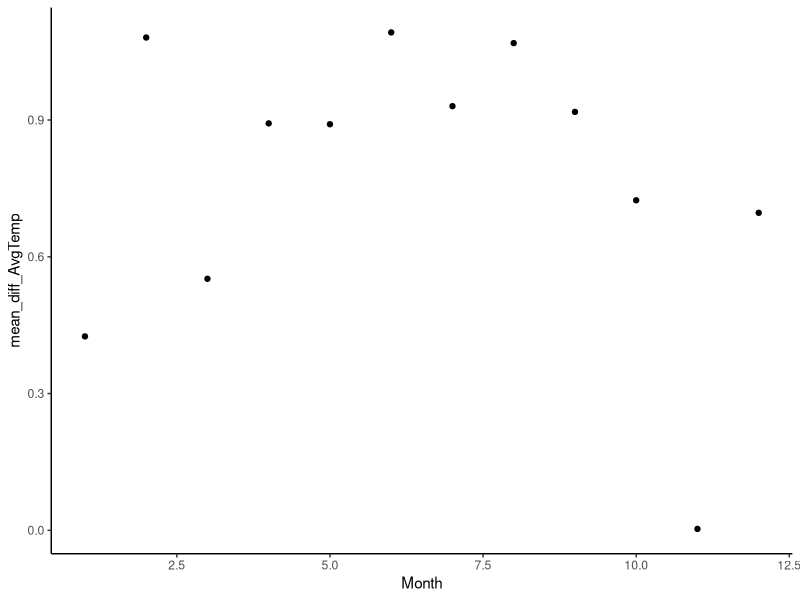
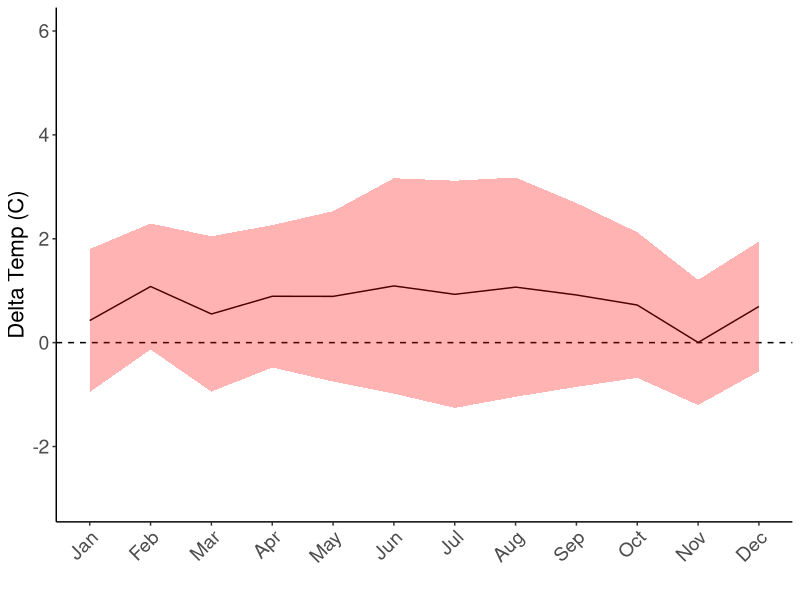
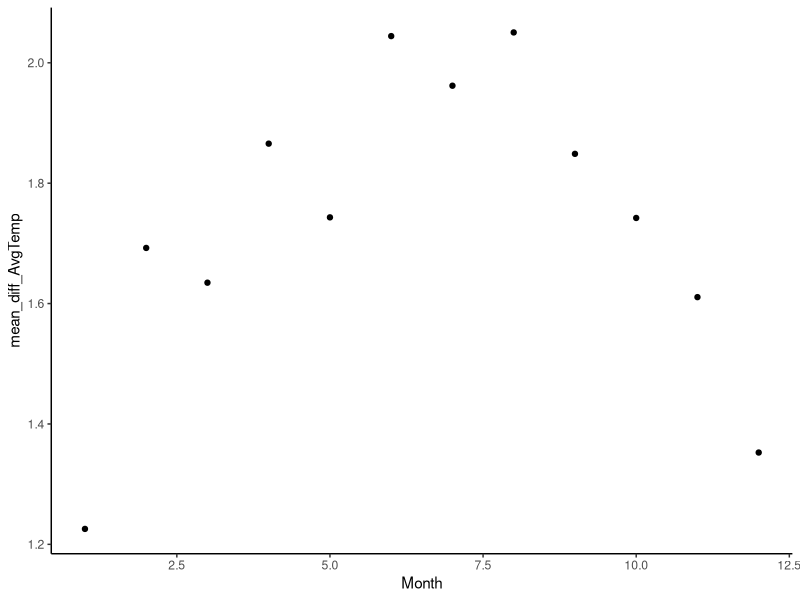
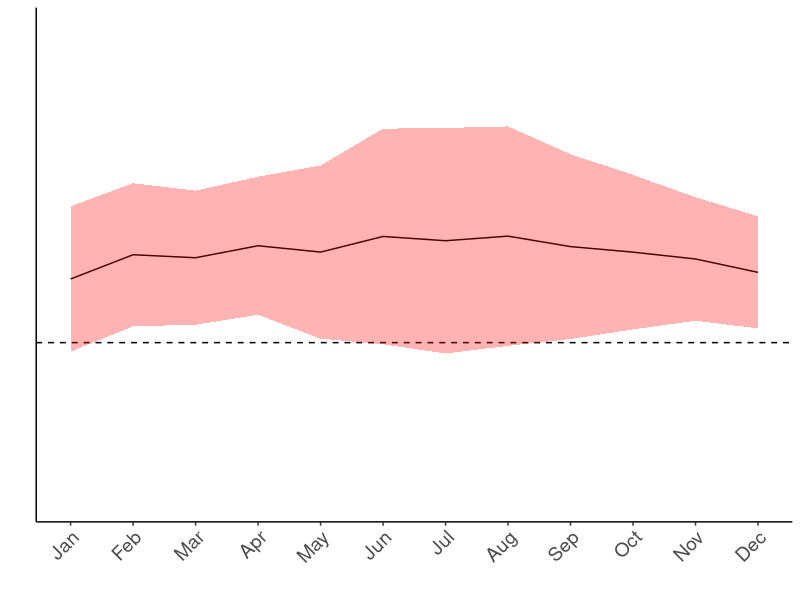
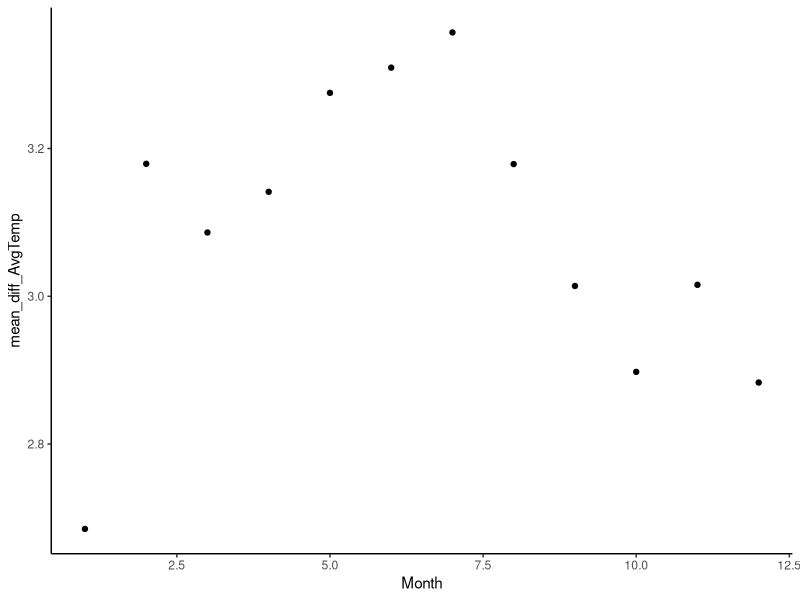
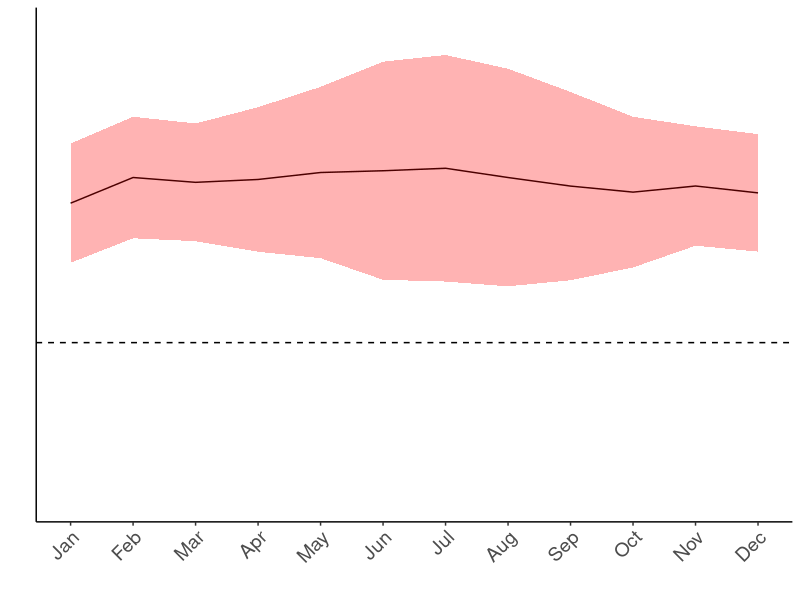
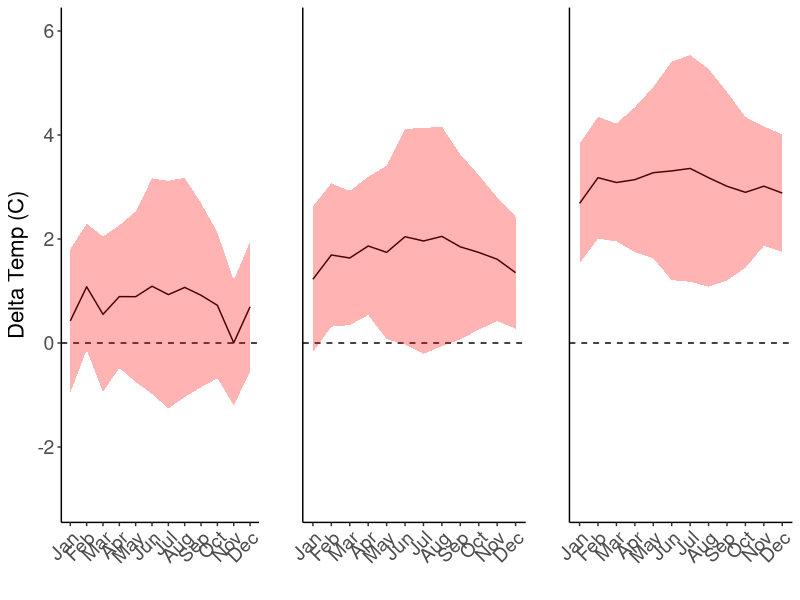
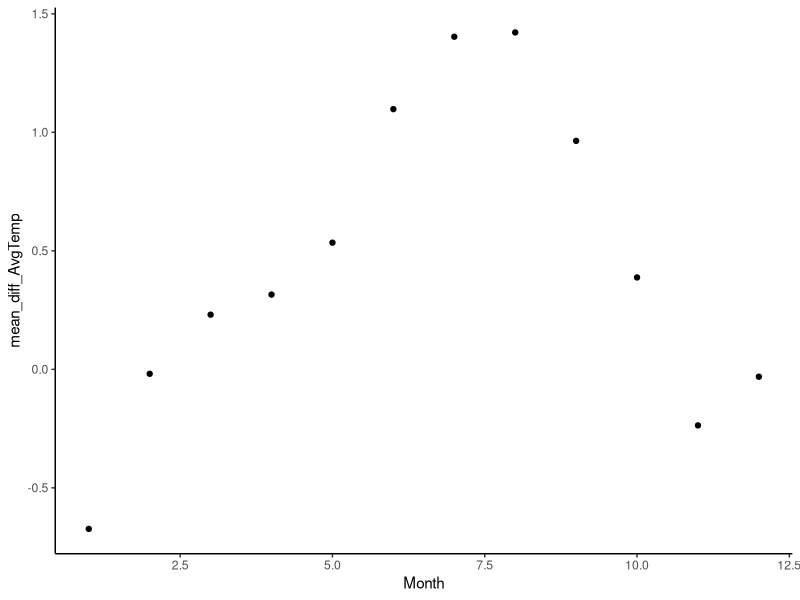

Generate these figures, in order, with R:
## ---- chunk 1

rm(list = ls())

library(ggplot2)
library(ggpubr)
## ---- chunk 2
#2030
MonthlyStatsCRD45_2030 <- read.csv("MonthlyStatsCRD45_2030.csv") 
MonthlyStatsCRD85_2030 <- read.csv("MonthlyStatsCRD85_2030.csv") 

#2060
MonthlyStatsCRD45_2060 <- read.csv("MonthlyStatsCRD45_2060.csv") 
MonthlyStatsCRD85_2060 <- read.csv("MonthlyStatsCRD85_2060.csv") 

#2090
MonthlyStatsCRD45_2090 <- read.csv("MonthlyStatsCRD45_2090.csv") 
MonthlyStatsCRD85_2090 <- read.csv("MonthlyStatsCRD85_2090.csv") 

## ---- chunk 3
# 2. Monthly averages across ponds
ggplot(data = MonthlyStatsCRD85_2030, aes(x = Month)) +
  geom_point(aes(y = mean_diff_AvgTemp)) +
  theme_classic()

# Convert Month from character to numeric to ensure proper ordering in ggplot
MonthlyStatsCRD85_2030$Month <- as.numeric(MonthlyStatsCRD85_2030$Month)

# Plot using ggplot
MonthlyStatsCRD85_2030Plot <- ggplot(data = MonthlyStatsCRD85_2030, aes(x = Month)) +
  geom_line(aes(y = mean_diff_AvgTemp)) +  # Point plot with mean values
  geom_hline(yintercept = 0, linetype = "dashed", color = "black") +  # Horizontal dashed line at y = 0
  geom_ribbon(aes(ymin = mean_diff_AvgTemp - sd_diff_AvgTemp, ymax = mean_diff_AvgTemp + sd_diff_AvgTemp), fill = "red", alpha = 0.3) +  # Ribbon for positive and negative error based on sd values
  scale_x_continuous(breaks = 1:12, labels = month.abb) +  # Adjust x-axis labels to show month abbreviations
  ylim(-3,6)+
  theme_classic() +
  labs(x = "", y = "Delta Temp (C)") +
  theme(axis.text.x = element_text(angle = 45, hjust = 1)) +
  theme(axis.title = element_text(size = 16),
        axis.text = element_text(size = 14))
MonthlyStatsCRD85_2030Plot
## ---- chunk 4
# 2. Monthly averages across ponds
ggplot(data = MonthlyStatsCRD85_2060, aes(x = Month)) +
  geom_point(aes(y = mean_diff_AvgTemp)) +
  theme_classic()

# Convert Month from character to numeric to ensure proper ordering in ggplot
MonthlyStatsCRD85_2060$Month <- as.numeric(MonthlyStatsCRD85_2060$Month)

# Plot using ggplot
MonthlyStatsCRD85_2060Plot <- ggplot(data = MonthlyStatsCRD85_2060, aes(x = Month)) +
  geom_line(aes(y = mean_diff_AvgTemp)) +  # Point plot with mean values
  geom_hline(yintercept = 0, linetype = "dashed", color = "black") +  # Horizontal dashed line at y = 0
  geom_ribbon(aes(ymin = mean_diff_AvgTemp - sd_diff_AvgTemp, ymax = mean_diff_AvgTemp + sd_diff_AvgTemp), fill = "red", alpha = 0.3) +  # Ribbon for positive and negative error based on sd values
  scale_x_continuous(breaks = 1:12, labels = month.abb) +  # Adjust x-axis labels to show month abbreviations
  ylim(-3,6)+
  theme_classic() +
  labs(x = "", y = "") +
  theme(axis.text.x = element_text(angle = 45, hjust = 1)) +
  theme(axis.title = element_text(size = 16),
        axis.text = element_text(size = 14))+
  theme(axis.text.y = element_blank(),  # Remove Y-axis tick mark labels
        axis.ticks.y = element_blank())
MonthlyStatsCRD85_2060Plot
## ---- chunk 5
# 2. Monthly averages across ponds
ggplot(data = MonthlyStatsCRD85_2090, aes(x = Month)) +
  geom_point(aes(y = mean_diff_AvgTemp)) +
  theme_classic()

# Convert Month from character to numeric to ensure proper ordering in ggplot
MonthlyStatsCRD85_2090$Month <- as.numeric(MonthlyStatsCRD85_2090$Month)

# Plot using ggplot
MonthlyStatsCRD85_2090Plot <- ggplot(data = MonthlyStatsCRD85_2090, aes(x = Month)) +
  geom_line(aes(y = mean_diff_AvgTemp)) +  # Point plot with mean values
  geom_hline(yintercept = 0, linetype = "dashed", color = "black") +  # Horizontal dashed line at y = 0
  geom_ribbon(aes(ymin = mean_diff_AvgTemp - sd_diff_AvgTemp, ymax = mean_diff_AvgTemp + sd_diff_AvgTemp), fill = "red", alpha = 0.3) +  # Ribbon for positive and negative error based on sd values
  scale_x_continuous(breaks = 1:12, labels = month.abb) +  # Adjust x-axis labels to show month abbreviations
  ylim(-3,6)+
  theme_classic() +
  theme(axis.text.x = element_text(angle = 45, hjust = 1)) +
  labs(x = "", y = "") +
  theme(axis.title = element_text(size = 16),
        axis.text = element_text(size = 14))+
  theme(axis.text.y = element_blank(),  # Remove Y-axis tick mark labels
        axis.ticks.y = element_blank())
MonthlyStatsCRD85_2090Plot
## ---- chunk 6
ggarrange(MonthlyStatsCRD85_2030Plot, MonthlyStatsCRD85_2060Plot, MonthlyStatsCRD85_2090Plot, ncol = 3)
## ---- chunk 7
# 2. Monthly averages across ponds
ggplot(data = MonthlyStatsCRD45_2030, aes(x = Month)) +
  geom_point(aes(y = mean_diff_AvgTemp)) +
  theme_classic()

# Convert Month from character to numeric to ensure proper ordering in ggplot
MonthlyStatsCRD45_2030$Month <- as.numeric(MonthlyStatsCRD45_2030$Month)

# Plot using ggplot
MonthlyStatsCRD45_2030Plot <- ggplot(data = MonthlyStatsCRD45_2030, aes(x = Month)) +
  geom_line(aes(y = mean_diff_AvgTemp)) +  # Point plot with mean values
  geom_hline(yintercept = 0, linetype = "dashed", color = "black") +  # Horizontal dashed line at y = 0
  geom_ribbon(aes(ymin = mean_diff_AvgTemp - sd_diff_AvgTemp, ymax = mean_diff_AvgTemp + sd_diff_AvgTemp), fill = "blue", alpha = 0.3) +  # Ribbon for positive and negative error based on sd values
  scale_x_continuous(breaks = 1:12, labels = month.abb) +  # Adjust x-axis labels to show month abbreviations
  ylim(-3,6)+
  theme_classic() +
  labs(x = "", y = "Delta Temp (C)") +
  theme(axis.text.x = element_text(angle = 45, hjust = 1)) +
  theme(axis.title = element_text(size = 16),
        axis.text = element_text(size = 14))
MonthlyStatsCRD45_2030Plot
## ---- chunk 8
# 2. Monthly averages across ponds
ggplot(data = MonthlyStatsCRD45_2060, aes(x = Month)) +
  geom_point(aes(y = mean_diff_AvgTemp)) +
  theme_classic()

# Convert Month from character to numeric to ensure proper ordering in ggplot
MonthlyStatsCRD45_2060$Month <- as.numeric(MonthlyStatsCRD45_2060$Month)

# Plot using ggplot
MonthlyStatsCRD45_2060Plot <- ggplot(data = MonthlyStatsCRD45_2060, aes(x = Month)) +
  geom_line(aes(y = mean_diff_AvgTemp)) +  # Point plot with mean values
  geom_hline(yintercept = 0, linetype = "dashed", color = "black") +  # Horizontal dashed line at y = 0
  geom_ribbon(aes(ymin = mean_diff_AvgTemp - sd_diff_AvgTemp, ymax = mean_diff_AvgTemp + sd_diff_AvgTemp), fill = "blue", alpha = 0.3) +  # Ribbon for positive and negative error based on sd values
  scale_x_continuous(breaks = 1:12, labels = month.abb) +  # Adjust x-axis labels to show month abbreviations
  ylim(-3,6)+
  theme_classic() +
  labs(x = "", y = "") +
  theme(axis.text.x = element_text(angle = 45, hjust = 1)) +
  theme(axis.title = element_text(size = 16),
        axis.text = element_text(size = 14))+
  theme(axis.text.y = element_blank(),  # Remove Y-axis tick mark labels
        axis.ticks.y = element_blank())
MonthlyStatsCRD45_2060Plot
## ---- chunk 9
# 2. Monthly averages across ponds
ggplot(data = MonthlyStatsCRD45_2090, aes(x = Month)) +
  geom_point(aes(y = mean_diff_AvgTemp)) +
  theme_classic()

# Convert Month from character to numeric to ensure proper ordering in ggplot
MonthlyStatsCRD45_2090$Month <- as.numeric(MonthlyStatsCRD45_2090$Month)

# Plot using ggplot
MonthlyStatsCRD45_2090Plot <- ggplot(data = MonthlyStatsCRD45_2090, aes(x = Month)) +
  geom_line(aes(y = mean_diff_AvgTemp)) +  # Point plot with mean values
  geom_hline(yintercept = 0, linetype = "dashed", color = "black") +  # Horizontal dashed line at y = 0
  geom_ribbon(aes(ymin = mean_diff_AvgTemp - sd_diff_AvgTemp, ymax = mean_diff_AvgTemp + sd_diff_AvgTemp), fill = "blue", alpha = 0.3) +  # Ribbon for positive and negative error based on sd values
  scale_x_continuous(breaks = 1:12, labels = month.abb) +  # Adjust x-axis labels to show month abbreviations
  ylim(-3,6)+
  theme_classic() +
  theme(axis.text.x = element_text(angle = 45, hjust = 1)) +
  labs(x = "", y = "") +
  theme(axis.title = element_text(size = 16),
        axis.text = element_text(size = 14))+
  theme(axis.text.y = element_blank(),  # Remove Y-axis tick mark labels
        axis.ticks.y = element_blank())
MonthlyStatsCRD45_2090Plot
## ---- chunk 10
ggarrange(MonthlyStatsCRD45_2030Plot, MonthlyStatsCRD45_2060Plot, MonthlyStatsCRD45_2090Plot, ncol = 3)
## ---- chunk 11
MonthlyStatsCRD_2030Plot <- ggplot() +
  geom_line(data = MonthlyStatsCRD45_2030, aes(x = Month, y = mean_diff_AvgTemp, color = "4.5")) +
  geom_line(data = MonthlyStatsCRD85_2030, aes(x = Month, y = mean_diff_AvgTemp, color = "8.5")) +
  geom_hline(yintercept = 0, linetype = "dashed", color = "black") +
  geom_ribbon(data = MonthlyStatsCRD45_2030, aes(x = Month, ymin = mean_diff_AvgTemp - sd_diff_AvgTemp, ymax = mean_diff_AvgTemp + sd_diff_AvgTemp), fill = "blue", alpha = 0.3) +
  geom_ribbon(data = MonthlyStatsCRD85_2030, aes(x = Month, ymin = mean_diff_AvgTemp - sd_diff_AvgTemp, ymax = mean_diff_AvgTemp + sd_diff_AvgTemp), fill = "red", alpha = 0.3) +
  scale_x_continuous(breaks = 1:12, labels = month.abb) +
  ylim(-3, 6) +
  theme_classic() +
  labs(x = "", y = "Delta Temp (C)", color = "RCP") +  # Setting legend title
  theme(axis.text.x = element_text(angle = 45, hjust = 1),
        axis.title = element_text(size = 16),
        axis.text = element_text(size = 14)) +
  scale_color_manual(values = c("4.5" = "blue", "8.5" = "red"), labels = c("4.5", "8.5")) +  # Adjusting color scale
  theme(legend.position = "none")  # Removing the legend

MonthlyStatsCRD_2030Plot
## ---- chunk 12
MonthlyStatsCRD_2060Plot <- ggplot() +
  geom_line(data = MonthlyStatsCRD45_2060, aes(x = Month, y = mean_diff_AvgTemp, color = "4.5")) +
  geom_line(data = MonthlyStatsCRD85_2060, aes(x = Month, y = mean_diff_AvgTemp, color = "8.5")) +
  geom_hline(yintercept = 0, linetype = "dashed", color = "black") +
  geom_ribbon(data = MonthlyStatsCRD45_2060, aes(x = Month, ymin = mean_diff_AvgTemp - sd_diff_AvgTemp, ymax = mean_diff_AvgTemp + sd_diff_AvgTemp), fill = "blue", alpha = 0.3) +
  geom_ribbon(data = MonthlyStatsCRD85_2060, aes(x = Month, ymin = mean_diff_AvgTemp - sd_diff_AvgTemp, ymax = mean_diff_AvgTemp + sd_diff_AvgTemp), fill = "red", alpha = 0.3) +
  scale_x_continuous(breaks = 1:12, labels = month.abb) +
  ylim(-3, 6) +
  theme_classic() +
  labs(x = "", y = "", color = "RCP") + # Setting legend title
  theme(axis.text.x = element_text(angle = 45, hjust = 1),
        axis.title = element_text(size = 16),
        axis.text = element_text(size = 14))+
  theme(axis.text.y = element_blank(),  # Remove Y-axis tick mark labels
        axis.ticks.y = element_blank()) +
  scale_color_manual(values = c("4.5" = "blue", "8.5" = "red"), labels = c("4.5", "8.5")) + # Adjusting color scale  
  theme(legend.position = "none")  # Removing the legend

MonthlyStatsCRD_2060Plot
## ---- chunk 13
MonthlyStatsCRD_2090Plot <- ggplot() +
  geom_line(data = MonthlyStatsCRD45_2090, aes(x = Month, y = mean_diff_AvgTemp, color = "4.5")) +
  geom_line(data = MonthlyStatsCRD85_2090, aes(x = Month, y = mean_diff_AvgTemp, color = "8.5")) +
  geom_hline(yintercept = 0, linetype = "dashed", color = "black") +
  geom_ribbon(data = MonthlyStatsCRD45_2090, aes(x = Month, ymin = mean_diff_AvgTemp - sd_diff_AvgTemp, ymax = mean_diff_AvgTemp + sd_diff_AvgTemp), fill = "blue", alpha = 0.3) +
  geom_ribbon(data = MonthlyStatsCRD85_2090, aes(x = Month, ymin = mean_diff_AvgTemp - sd_diff_AvgTemp, ymax = mean_diff_AvgTemp + sd_diff_AvgTemp), fill = "red", alpha = 0.3) +
  scale_x_continuous(breaks = 1:12, labels = month.abb) +
  ylim(-3, 6) +
  theme_classic() +
  labs(x = "", y = "", color = "RCP") + #setting the legend title
  theme(axis.title = element_text(size = 16),
        axis.text = element_text(size = 14))+
  theme(axis.text.x = element_text(angle = 45, hjust = 1),
        axis.text.y = element_blank(),  # Remove Y-axis tick mark labels
        axis.ticks.y = element_blank())+
  scale_color_manual(values = c("4.5" = "blue", "8.5" = "red"), labels = c("4.5", "8.5")) + # Adjusting color scale  
  theme(legend.position = "none")  # Removing the legend

MonthlyStatsCRD_2090Plot
## ---- chunk 14
MonthlyStatsCRD <- ggarrange(MonthlyStatsCRD_2030Plot, MonthlyStatsCRD_2060Plot, MonthlyStatsCRD_2090Plot, ncol = 3)
MonthlyStatsCRD
ggsave("DeltaMonthCRD.png", plot = MonthlyStatsCRD, width = 12, height = 3)
## ---- chunk 15
#2030
MonthlyStatsYF45_2030 <- read.csv("MonthlyStatsYF45_2030.csv") 
MonthlyStatsYF85_2030 <- read.csv("MonthlyStatsYF85_2030.csv") 

#2060
MonthlyStatsYF45_2060 <- read.csv("MonthlyStatsYF45_2060.csv") 
MonthlyStatsYF85_2060 <- read.csv("MonthlyStatsYF85_2060.csv") 

#2090
MonthlyStatsYF45_2090 <- read.csv("MonthlyStatsYF45_2090.csv") 
MonthlyStatsYF85_2090 <- read.csv("MonthlyStatsYF85_2090.csv") 

## ---- chunk 16
# 2. Monthly averages across ponds
ggplot(data = MonthlyStatsYF85_2030, aes(x = Month)) +
  geom_point(aes(y = mean_diff_AvgTemp)) +
  theme_classic()

# Convert Month from character to numeric to ensure proper ordering in ggplot
MonthlyStatsYF85_2030$Month <- as.numeric(MonthlyStatsYF85_2030$Month)

# Plot using ggplot
MonthlyStatsYF85_2030Plot <- ggplot(data = MonthlyStatsYF85_2030, aes(x = Month)) +
  geom_line(aes(y = mean_diff_AvgTemp)) +  # Point plot with mean values
  geom_hline(yintercept = 0, linetype = "dashed", color = "black") +  # Horizontal dashed line at y = 0
  geom_ribbon(aes(ymin = mean_diff_AvgTemp - sd_diff_AvgTemp, ymax = mean_diff_AvgTemp + sd_diff_AvgTemp), fill = "red", alpha = 0.3) +  # Ribbon for positive and negative error based on sd values
  scale_x_continuous(breaks = 1:12, labels = month.abb) +  # Adjust x-axis labels to show month abbreviations
  ylim(-3,6)+
  theme_classic() +
  labs(x = "", y = "Delta Temp (C)") +
  theme(axis.text.x = element_text(angle = 45, hjust = 1)) +
  theme(axis.title = element_text(size = 16),
        axis.text = element_text(size = 14))
MonthlyStatsYF85_2030Plot
## ---- chunk 17
# 2. Monthly averages across ponds
ggplot(data = MonthlyStatsYF85_2060, aes(x = Month)) +
  geom_point(aes(y = mean_diff_AvgTemp)) +
  theme_classic()

# Convert Month from character to numeric to ensure proper ordering in ggplot
MonthlyStatsYF85_2060$Month <- as.numeric(MonthlyStatsYF85_2060$Month)

# Plot using ggplot
MonthlyStatsYF85_2060Plot <- ggplot(data = MonthlyStatsYF85_2060, aes(x = Month)) +
  geom_line(aes(y = mean_diff_AvgTemp)) +  # Point plot with mean values
  geom_hline(yintercept = 0, linetype = "dashed", color = "black") +  # Horizontal dashed line at y = 0
  geom_ribbon(aes(ymin = mean_diff_AvgTemp - sd_diff_AvgTemp, ymax = mean_diff_AvgTemp + sd_diff_AvgTemp), fill = "red", alpha = 0.3) +  # Ribbon for positive and negative error based on sd values
  scale_x_continuous(breaks = 1:12, labels = month.abb) +  # Adjust x-axis labels to show month abbreviations
  ylim(-3,6)+
  theme_classic() +
  labs(x = "", y = "") +
  theme(axis.text.x = element_text(angle = 45, hjust = 1)) +
  theme(axis.title = element_text(size = 16),
        axis.text = element_text(size = 14))+
  theme(axis.text.y = element_blank(),  # Remove Y-axis tick mark labels
        axis.ticks.y = element_blank())
MonthlyStatsYF85_2060Plot
## ---- chunk 18
# 2. Monthly averages across ponds
ggplot(data = MonthlyStatsYF85_2090, aes(x = Month)) +
  geom_point(aes(y = mean_diff_AvgTemp)) +
  theme_classic()

# Convert Month from character to numeric to ensure proper ordering in ggplot
MonthlyStatsYF85_2090$Month <- as.numeric(MonthlyStatsYF85_2090$Month)

# Plot using ggplot
MonthlyStatsYF85_2090Plot <- ggplot(data = MonthlyStatsYF85_2090, aes(x = Month)) +
  geom_line(aes(y = mean_diff_AvgTemp)) +  # Point plot with mean values
  geom_hline(yintercept = 0, linetype = "dashed", color = "black") +  # Horizontal dashed line at y = 0
  geom_ribbon(aes(ymin = mean_diff_AvgTemp - sd_diff_AvgTemp, ymax = mean_diff_AvgTemp + sd_diff_AvgTemp), fill = "red", alpha = 0.3) +  # Ribbon for positive and negative error based on sd values
  scale_x_continuous(breaks = 1:12, labels = month.abb) +  # Adjust x-axis labels to show month abbreviations
  ylim(-3,6)+
  theme_classic() +
  theme(axis.text.x = element_text(angle = 45, hjust = 1)) +
  labs(x = "", y = "") +
  theme(axis.title = element_text(size = 16),
        axis.text = element_text(size = 14))+
  theme(axis.text.y = element_blank(),  # Remove Y-axis tick mark labels
        axis.ticks.y = element_blank())
MonthlyStatsYF85_2090Plot
## ---- chunk 19
ggarrange(MonthlyStatsYF85_2030Plot, MonthlyStatsYF85_2060Plot, MonthlyStatsYF85_2090Plot, ncol = 3)
## ---- chunk 20
# 2. Monthly averages across ponds
ggplot(data = MonthlyStatsYF45_2030, aes(x = Month)) +
  geom_point(aes(y = mean_diff_AvgTemp)) +
  theme_classic()

# Convert Month from character to numeric to ensure proper ordering in ggplot
MonthlyStatsYF45_2030$Month <- as.numeric(MonthlyStatsYF45_2030$Month)

# Plot using ggplot
MonthlyStatsYF45_2030Plot <- ggplot(data = MonthlyStatsYF45_2030, aes(x = Month)) +
  geom_line(aes(y = mean_diff_AvgTemp)) +  # Point plot with mean values
  geom_hline(yintercept = 0, linetype = "dashed", color = "black") +  # Horizontal dashed line at y = 0
  geom_ribbon(aes(ymin = mean_diff_AvgTemp - sd_diff_AvgTemp, ymax = mean_diff_AvgTemp + sd_diff_AvgTemp), fill = "blue", alpha = 0.3) +  # Ribbon for positive and negative error based on sd values
  scale_x_continuous(breaks = 1:12, labels = month.abb) +  # Adjust x-axis labels to show month abbreviations
  ylim(-3,6)+
  theme_classic() +
  labs(x = "", y = "Delta Temp (C)") +
  theme(axis.text.x = element_text(angle = 45, hjust = 1)) +
  theme(axis.title = element_text(size = 16),
        axis.text = element_text(size = 14))
MonthlyStatsYF45_2030Plot
## ---- chunk 21
# 2. Monthly averages across ponds
ggplot(data = MonthlyStatsYF45_2060, aes(x = Month)) +
  geom_point(aes(y = mean_diff_AvgTemp)) +
  theme_classic()

# Convert Month from character to numeric to ensure proper ordering in ggplot
MonthlyStatsYF45_2060$Month <- as.numeric(MonthlyStatsYF45_2060$Month)

# Plot using ggplot
MonthlyStatsYF45_2060Plot <- ggplot(data = MonthlyStatsYF45_2060, aes(x = Month)) +
  geom_line(aes(y = mean_diff_AvgTemp)) +  # Point plot with mean values
  geom_hline(yintercept = 0, linetype = "dashed", color = "black") +  # Horizontal dashed line at y = 0
  geom_ribbon(aes(ymin = mean_diff_AvgTemp - sd_diff_AvgTemp, ymax = mean_diff_AvgTemp + sd_diff_AvgTemp), fill = "blue", alpha = 0.3) +  # Ribbon for positive and negative error based on sd values
  scale_x_continuous(breaks = 1:12, labels = month.abb) +  # Adjust x-axis labels to show month abbreviations
  ylim(-3,6)+
  theme_classic() +
  labs(x = "", y = "") +
  theme(axis.text.x = element_text(angle = 45, hjust = 1)) +
  theme(axis.title = element_text(size = 16),
        axis.text = element_text(size = 14))+
  theme(axis.text.y = element_blank(),  # Remove Y-axis tick mark labels
        axis.ticks.y = element_blank())
MonthlyStatsYF45_2060Plot
## ---- chunk 22
# 2. Monthly averages across ponds
ggplot(data = MonthlyStatsYF45_2090, aes(x = Month)) +
  geom_point(aes(y = mean_diff_AvgTemp)) +
  theme_classic()

# Convert Month from character to numeric to ensure proper ordering in ggplot
MonthlyStatsYF45_2090$Month <- as.numeric(MonthlyStatsYF45_2090$Month)

# Plot using ggplot
MonthlyStatsYF45_2090Plot <- ggplot(data = MonthlyStatsYF45_2090, aes(x = Month)) +
  geom_line(aes(y = mean_diff_AvgTemp)) +  # Point plot with mean values
  geom_hline(yintercept = 0, linetype = "dashed", color = "black") +  # Horizontal dashed line at y = 0
  geom_ribbon(aes(ymin = mean_diff_AvgTemp - sd_diff_AvgTemp, ymax = mean_diff_AvgTemp + sd_diff_AvgTemp), fill = "blue", alpha = 0.3) +  # Ribbon for positive and negative error based on sd values
  scale_x_continuous(breaks = 1:12, labels = month.abb) +  # Adjust x-axis labels to show month abbreviations
  ylim(-3,6)+
  theme_classic() +
  theme(axis.text.x = element_text(angle = 45, hjust = 1)) +
  labs(x = "", y = "") +
  theme(axis.title = element_text(size = 16),
        axis.text = element_text(size = 14))+
  theme(axis.text.y = element_blank(),  # Remove Y-axis tick mark labels
        axis.ticks.y = element_blank())
MonthlyStatsYF45_2090Plot
## ---- chunk 23
ggarrange(MonthlyStatsYF45_2030Plot, MonthlyStatsYF45_2060Plot, MonthlyStatsYF45_2090Plot, ncol = 3)
## ---- chunk 24
MonthlyStatsYF_2030Plot <- ggplot() +
  geom_line(data = MonthlyStatsYF45_2030, aes(x = Month, y = mean_diff_AvgTemp, color = "4.5")) +
  geom_line(data = MonthlyStatsYF85_2030, aes(x = Month, y = mean_diff_AvgTemp, color = "8.5")) +
  geom_hline(yintercept = 0, linetype = "dashed", color = "black") +
  geom_ribbon(data = MonthlyStatsYF45_2030, aes(x = Month, ymin = mean_diff_AvgTemp - sd_diff_AvgTemp, ymax = mean_diff_AvgTemp + sd_diff_AvgTemp), fill = "blue", alpha = 0.3) +
  geom_ribbon(data = MonthlyStatsYF85_2030, aes(x = Month, ymin = mean_diff_AvgTemp - sd_diff_AvgTemp, ymax = mean_diff_AvgTemp + sd_diff_AvgTemp), fill = "red", alpha = 0.3) +
  scale_x_continuous(breaks = 1:12, labels = month.abb) +
  ylim(-3, 6) +
  theme_classic() +
  labs(x = "", y = "Delta Temp (C)", color = "RCP") +  # Setting legend title
  theme(axis.text.x = element_text(angle = 45, hjust = 1),
        axis.title = element_text(size = 16),
        axis.text = element_text(size = 14)) +
  scale_color_manual(values = c("4.5" = "blue", "8.5" = "red"), labels = c("4.5", "8.5")) +  # Adjusting color scale
  theme(legend.position = "none")  # Removing the legend

MonthlyStatsYF_2030Plot
## ---- chunk 25
MonthlyStatsYF_2060Plot <- ggplot() +
  geom_line(data = MonthlyStatsYF45_2060, aes(x = Month, y = mean_diff_AvgTemp, color = "4.5")) +
  geom_line(data = MonthlyStatsYF85_2060, aes(x = Month, y = mean_diff_AvgTemp, color = "8.5")) +
  geom_hline(yintercept = 0, linetype = "dashed", color = "black") +
  geom_ribbon(data = MonthlyStatsYF45_2060, aes(x = Month, ymin = mean_diff_AvgTemp - sd_diff_AvgTemp, ymax = mean_diff_AvgTemp + sd_diff_AvgTemp), fill = "blue", alpha = 0.3) +
  geom_ribbon(data = MonthlyStatsYF85_2060, aes(x = Month, ymin = mean_diff_AvgTemp - sd_diff_AvgTemp, ymax = mean_diff_AvgTemp + sd_diff_AvgTemp), fill = "red", alpha = 0.3) +
  scale_x_continuous(breaks = 1:12, labels = month.abb) +
  ylim(-3, 6) +
  theme_classic() +
  labs(x = "", y = "", color = "RCP") + # Setting legend title
  theme(axis.text.x = element_text(angle = 45, hjust = 1),
        axis.title = element_text(size = 16),
        axis.text = element_text(size = 14))+
  theme(axis.text.y = element_blank(),  # Remove Y-axis tick mark labels
        axis.ticks.y = element_blank()) +
  scale_color_manual(values = c("4.5" = "blue", "8.5" = "red"), labels = c("4.5", "8.5")) + # Adjusting color scale  
  theme(legend.position = "none")  # Removing the legend

MonthlyStatsYF_2060Plot
## ---- chunk 26
MonthlyStatsYF_2090Plot <- ggplot() +
  geom_line(data = MonthlyStatsYF45_2090, aes(x = Month, y = mean_diff_AvgTemp, color = "4.5")) +
  geom_line(data = MonthlyStatsYF85_2090, aes(x = Month, y = mean_diff_AvgTemp, color = "8.5")) +
  geom_hline(yintercept = 0, linetype = "dashed", color = "black") +
  geom_ribbon(data = MonthlyStatsYF45_2090, aes(x = Month, ymin = mean_diff_AvgTemp - sd_diff_AvgTemp, ymax = mean_diff_AvgTemp + sd_diff_AvgTemp), fill = "blue", alpha = 0.3) +
  geom_ribbon(data = MonthlyStatsYF85_2090, aes(x = Month, ymin = mean_diff_AvgTemp - sd_diff_AvgTemp, ymax = mean_diff_AvgTemp + sd_diff_AvgTemp), fill = "red", alpha = 0.3) +
  scale_x_continuous(breaks = 1:12, labels = month.abb) +
  ylim(-3, 6) +
  theme_classic() +
  labs(x = "", y = "", color = "RCP") + #setting the legend title
  theme(axis.title = element_text(size = 16),
        axis.text = element_text(size = 14))+
  theme(axis.text.x = element_text(angle = 45, hjust = 1),
        axis.text.y = element_blank(),  # Remove Y-axis tick mark labels
        axis.ticks.y = element_blank())+
  scale_color_manual(values = c("4.5" = "blue", "8.5" = "red"), labels = c("4.5", "8.5")) + # Adjusting color scale  
  theme(legend.position = "none")  # Removing the legend

MonthlyStatsYF_2090Plot
## ---- chunk 27
# Combine plots into a panel with one legend
library(ggpubr)
MonthlyStatsYF <- ggarrange(
  MonthlyStatsYF_2030Plot,
  MonthlyStatsYF_2060Plot,
  MonthlyStatsYF_2090Plot,
  ncol = 3,
  common.legend = TRUE,  # Ensure common legend
  legend = "bottom"  # Position the legend to the right of the panel
)

# Save the combined plot
ggsave("DeltaMonthYF.png", plot = MonthlyStatsYF, width = 12, height = 4)

## ---- chunk 28
library(ggplot2)
library(ggpubr)

# Define a function to remove the legend
remove_legend <- function(plot) {
  plot + theme(legend.position = "none")
}

# Modify the MonthlyStatsYF_2060Plot with a customized legend title and position
MonthlyStatsYF_2060PlotWithLegend <- MonthlyStatsYF_2060Plot +
  guides(color = guide_legend(
    title = NULL,
    override.aes = list(size = 2) # Increase the line size in the legend
  )) +
  theme(
    legend.position = c(0.95, 0.98), # Adjust x and y coordinates for position (farther up)
    legend.justification = c(1, 1), # Adjust justification to position the legend correctly
    legend.text = element_text(size = 24) # Increase the legend text size (3 times the default size)
  )
# Combine all plots
combined_plot <- ggarrange(
  remove_legend(MonthlyStatsCRD_2030Plot),
  remove_legend(MonthlyStatsCRD_2060Plot),
  remove_legend(MonthlyStatsCRD_2090Plot),
  remove_legend(MonthlyStatsYF_2030Plot),
  MonthlyStatsYF_2060PlotWithLegend, # Plot with the legend
  remove_legend(MonthlyStatsYF_2090Plot),
  ncol = 3, nrow = 2,
  common.legend = FALSE
)

combined_plot

# Save the combined plot
ggsave("DeltaMonth_Combined.png", combined_plot, width = 15, height = 10)

